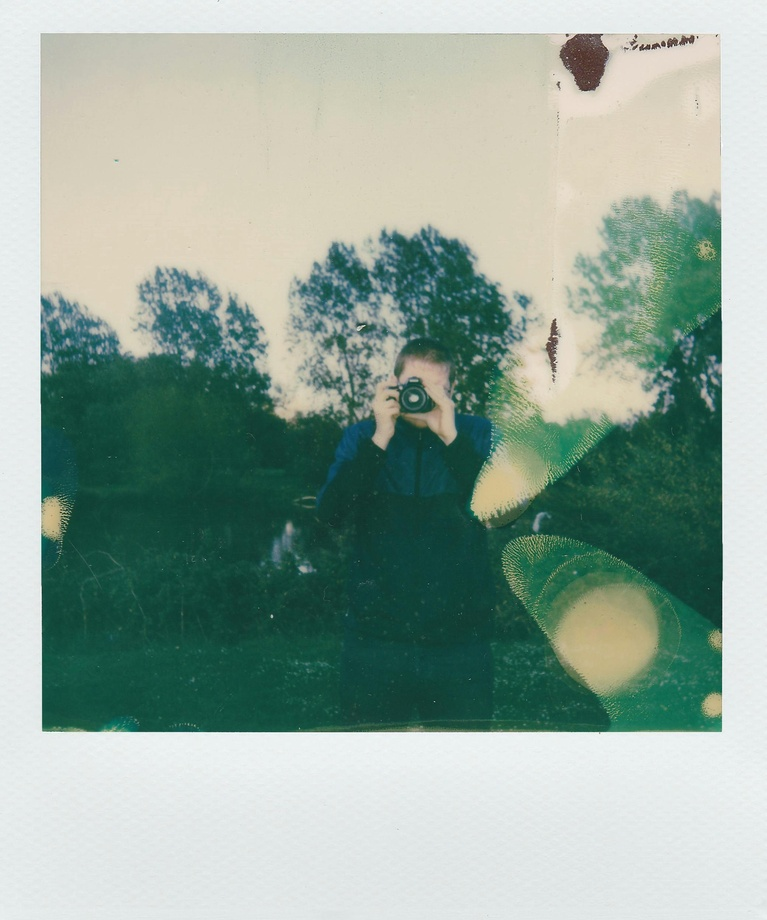
#> input picture data/camera.jpg, 767 x 920 px, shrunk from 2080 x 2496 before the run
$ python -i bordas.py   (imports and definitions only)
#> lines starting #> are read from the running program, lines starting #| are printed output that depends on the picture; after the words box and inside, x2 and y2 are one past the last pixel; in counts of white or black regions, pixels touching at a corner belong together
#> further down, picture is the input picture: shape (920, 767, 3); mean B, G, R 156.7, 168.1, 148.3
### filtros.py
import numpy as np
import cv2
from scipy.ndimage import convolve


# [34 lines left out: functions filtro_media, filtro_mediana, not called in this run]


def gerar_kernel_gaussiano(tamanho):
    if tamanho % 2 == 0:
        tamanho += 1

    sigma = (tamanho - 1) / 6

    centro = tamanho // 2

    x, y = np.mgrid[
        -centro:centro + 1,
        -centro:centro + 1
    ]

    kernel = np.exp(
        -((x ** 2 + y ** 2) / (2 * sigma ** 2))
    )

    kernel /= np.sum(kernel)

    return kernel


# [333 lines left out: functions filtro_gaussiana, filtro_minimo, filtro_maximo, filtro_midpoint, average_dithering, random_dithering and 3 more, not called in this run]

### bordas.py
import numpy as np
import cv2 as cv
from scipy.ndimage import convolve, correlate
from filtros import filtro_gaussiana, gerar_kernel_gaussiano


# [131 lines left out: functions det_roberts, det_prewitt, det_sobel, det_scharr, det_laplaciano, det_LoG and 1 more, not called in this run]

def det_canny(img, low_threshold=50, high_threshold=150):

#> called with low_threshold = 50, high_threshold = 150
    img_gray = cv.cvtColor(img, cv.COLOR_BGR2GRAY).astype(np.float64)
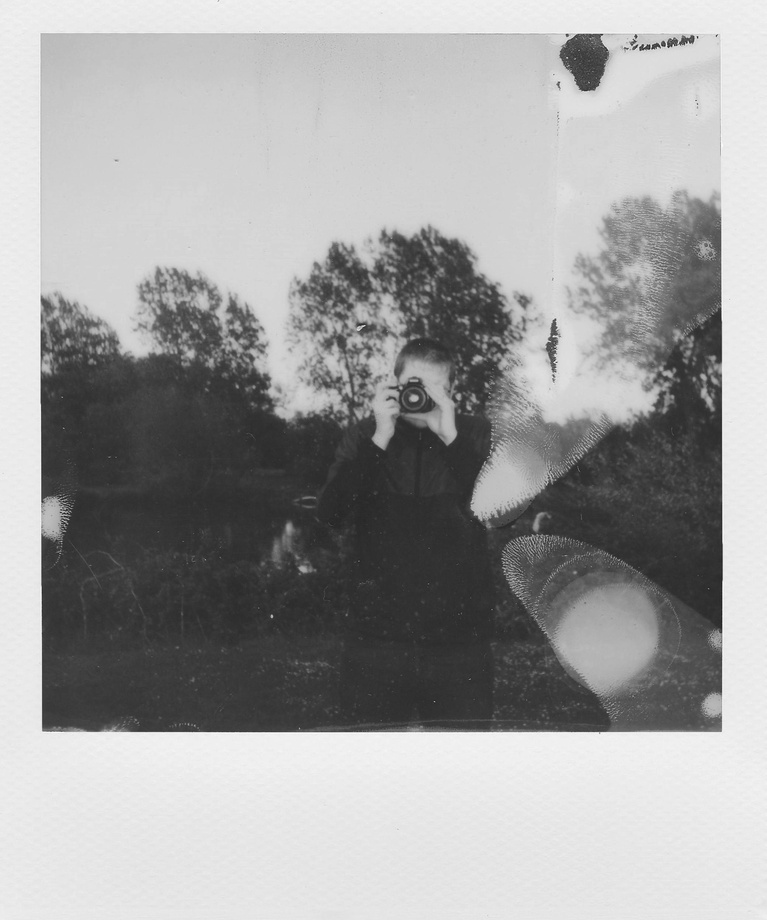
#> img_gray: shape (920, 767) float64; min 17, max 253, mean 160.8
    kernel_gauss = gerar_kernel_gaussiano(5)
    img_suave = convolve(img_gray, kernel_gauss, mode='reflect')

    kernel_gx = np.array([[-1, 0, 1],
                           [-2, 0, 2],
                           [-1, 0, 1]], dtype=np.float64)
    kernel_gy = np.array([[-1, -2, -1],
                           [ 0,  0,  0],
                           [ 1,  2,  1]], dtype=np.float64)

    gx = convolve(img_suave, kernel_gx, mode='reflect')
    gy = convolve(img_suave, kernel_gy, mode='reflect')
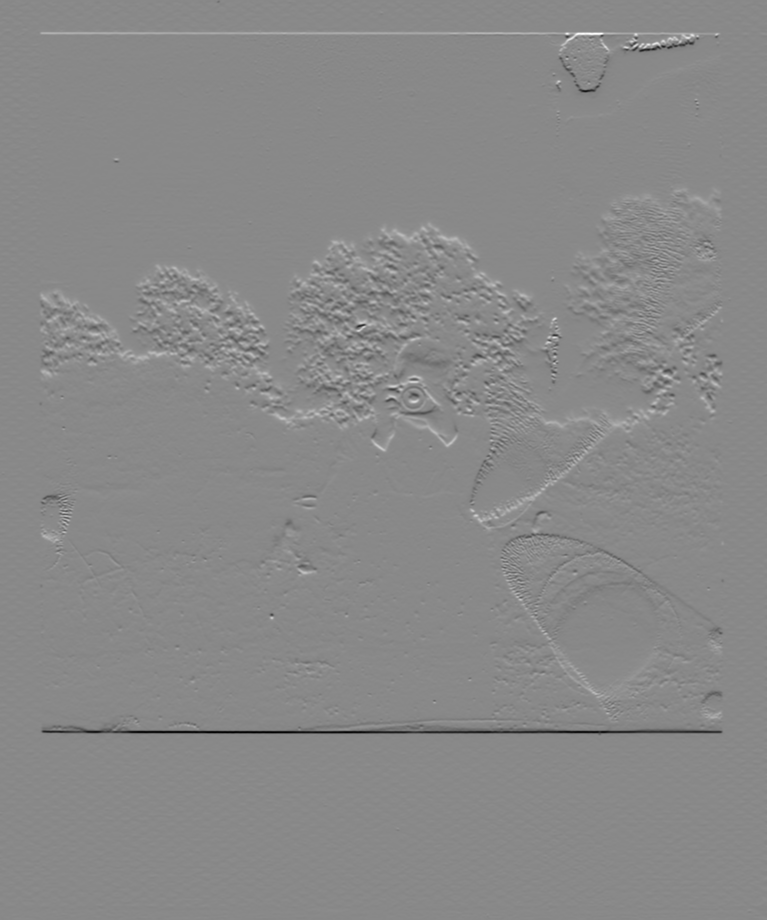
#> gy: shape (920, 767) float64; min -597.4, max 514.5, mean 0.1; drawn with min black and max white

    magnitude = np.sqrt(gx**2 + gy**2)
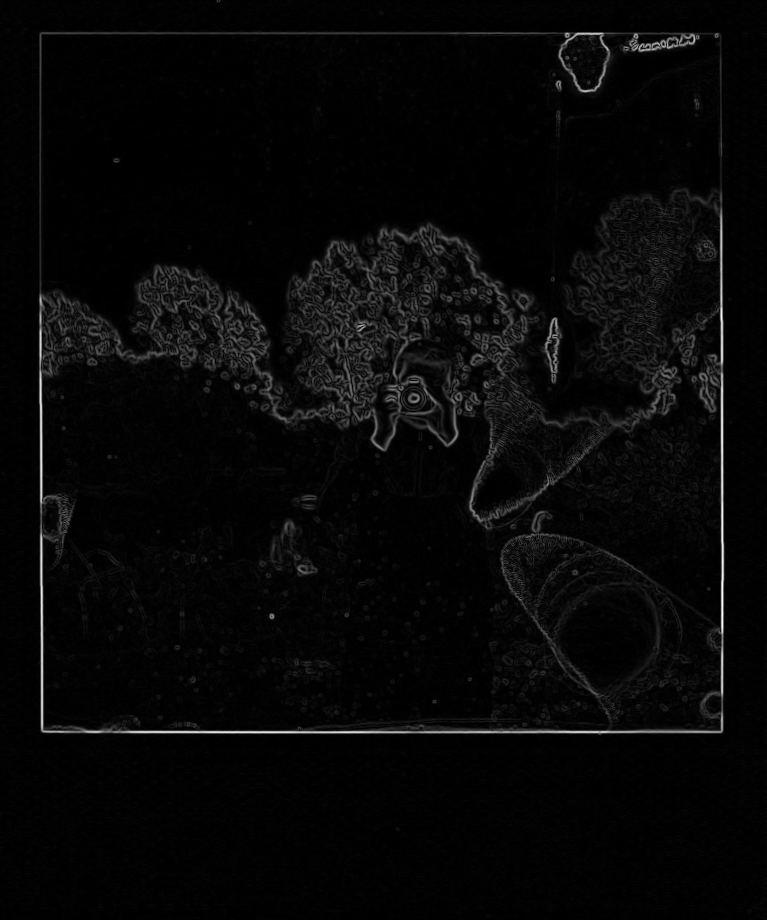
#> magnitude: shape (920, 767) float64; min 0, max 659.2, mean 20.6; drawn with min black and max white

    angulo = np.arctan2(gy, gx) * 180.0 / np.pi
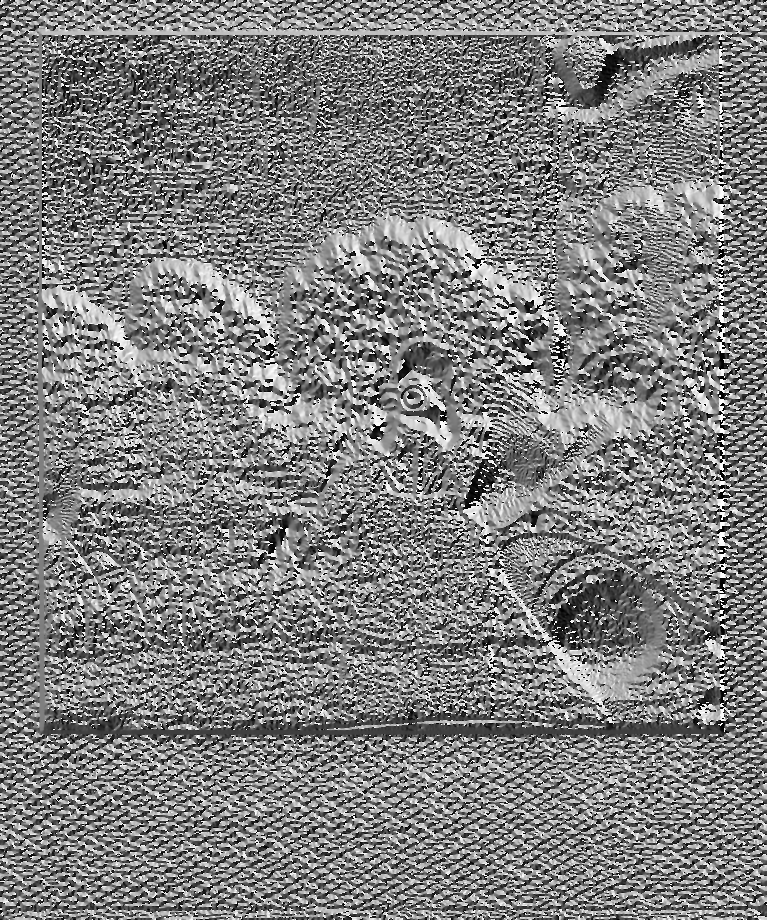
#> angulo: shape (920, 767) float64; min -180, max 180, mean -0.4; drawn with min black and max white
    angulo[angulo < 0] += 180.0
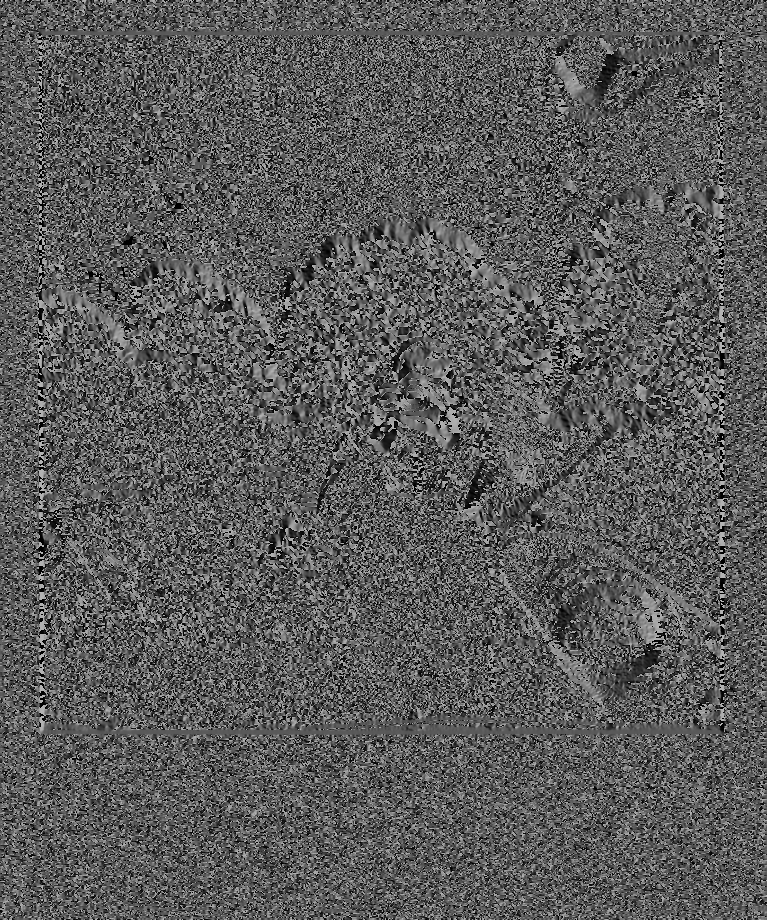
#> angulo: shape (920, 767) float64; min 0, max 180, mean 90.6


    h, w = magnitude.shape
#> h = 920; w = 767
    nms = np.zeros((h, w), dtype=np.float64)

    for i in range(1, h - 1):
        for j in range(1, w - 1):
            theta = angulo[i, j]

            if (0 <= theta < 22.5) or (157.5 <= theta <= 180):
                q, r = magnitude[i, j + 1], magnitude[i, j - 1]
            elif 22.5 <= theta < 67.5:
                q, r = magnitude[i + 1, j - 1], magnitude[i - 1, j + 1]
            elif 67.5 <= theta < 112.5:
                q, r = magnitude[i + 1, j], magnitude[i - 1, j]
            else:
                q, r = magnitude[i - 1, j - 1], magnitude[i + 1, j + 1]


            nms[i, j] = magnitude[i, j] if (magnitude[i, j] >= q and magnitude[i, j] >= r) else 0.0
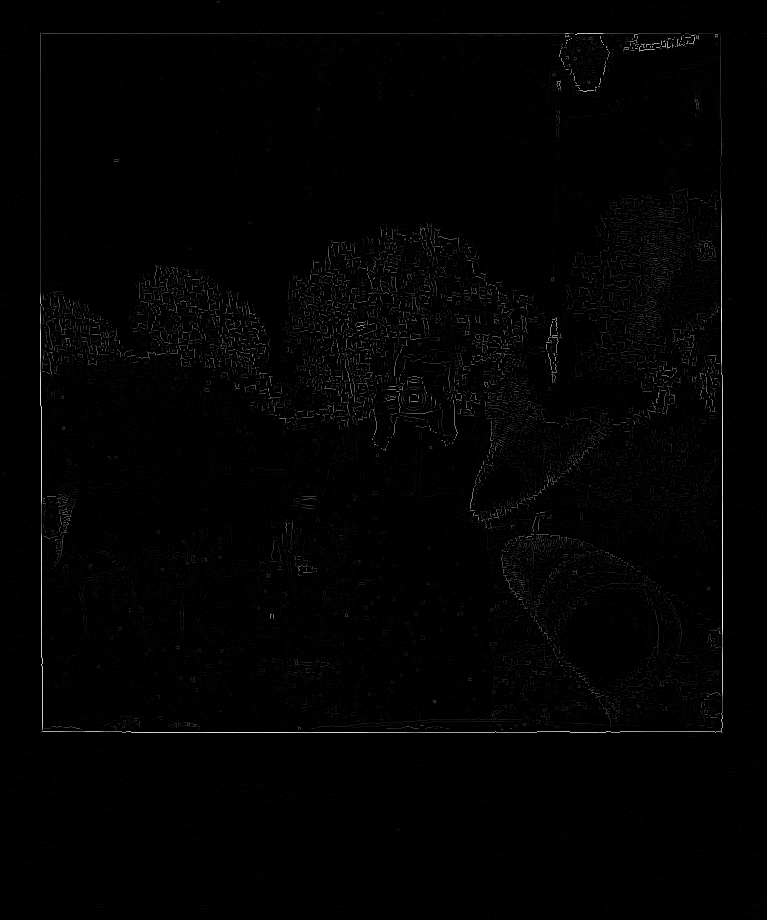
#> nms: shape (920, 767) float64; min 0, max 659.2, mean 7.2; drawn with min black and max white


    nms_norm = cv.normalize(nms, None, 0, 255, cv.NORM_MINMAX)

    FORTE = 255.0
    FRACO = 75.0

    resultado = np.zeros((h, w), dtype=np.float64)
    resultado[nms_norm >= high_threshold] = FORTE
    resultado[(nms_norm >= low_threshold) & (nms_norm < high_threshold)] = FRACO

    kernel_viz = np.ones((3, 3), dtype=np.float64)

    alterado = True
    while alterado:
        anterior  = resultado.copy()
        mapa_forte = (resultado == FORTE).astype(np.float64)
        expansao   = convolve(mapa_forte, kernel_viz, mode='constant', cval=0.0)
        resultado[(resultado == FRACO) & (expansao > 0)] = FORTE
        alterado = not np.array_equal(anterior, resultado)

    resultado[resultado == FRACO] = 0.0

    return resultado.astype(np.uint8)

>>> import cv2
>>> picture = cv2.imread('data/camera.jpg')
>>> result = det_canny(picture)
#> result: shape (920, 767); 0.28% white in thin lines or dots, all inside (x1, y1, x2, y2) = (40, 33, 723, 733)
